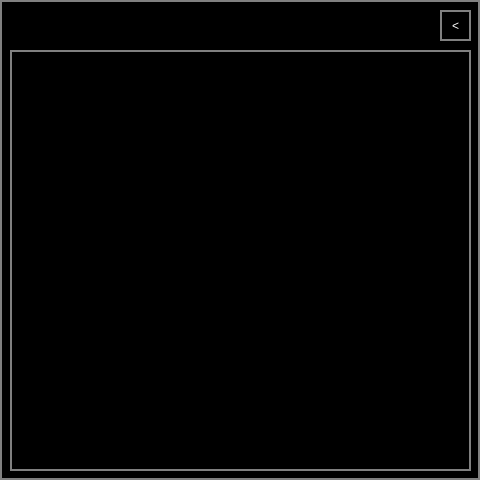
<?xml version="1.0" encoding="UTF-8"?>
<ui version="4.0">
 <class>Form</class>
 <widget class="QWidget" name="Form">
  <property name="geometry">
   <rect>
    <x>0</x>
    <y>0</y>
    <width>480</width>
    <height>480</height>
   </rect>
  </property>
  <property name="windowTitle">
   <string>Form</string>
  </property>
  <property name="styleSheet">
   <string notr="true">background-color: rgb(0, 0, 0);
border:2px solid grey;</string>
  </property>
  <widget class="QTextEdit" name="main_con">
   <property name="geometry">
    <rect>
     <x>10</x>
     <y>50</y>
     <width>461</width>
     <height>421</height>
    </rect>
   </property>
   <property name="styleSheet">
    <string notr="true">color: white</string>
   </property>
  </widget>
  <widget class="QLabel" name="main_title">
   <property name="geometry">
    <rect>
     <x>10</x>
     <y>10</y>
     <width>411</width>
     <height>31</height>
    </rect>
   </property>
   <property name="styleSheet">
    <string notr="true">border:0px solid black;
color:white</string>
   </property>
   <property name="text">
    <string/>
   </property>
  </widget>
  <widget class="QPushButton" name="collapse">
   <property name="geometry">
    <rect>
     <x>440</x>
     <y>10</y>
     <width>31</width>
     <height>31</height>
    </rect>
   </property>
   <property name="styleSheet">
    <string notr="true">color:white;
</string>
   </property>
   <property name="text">
    <string>&lt;</string>
   </property>
  </widget>
 </widget>
 <resources/>
 <connections/>
</ui>
